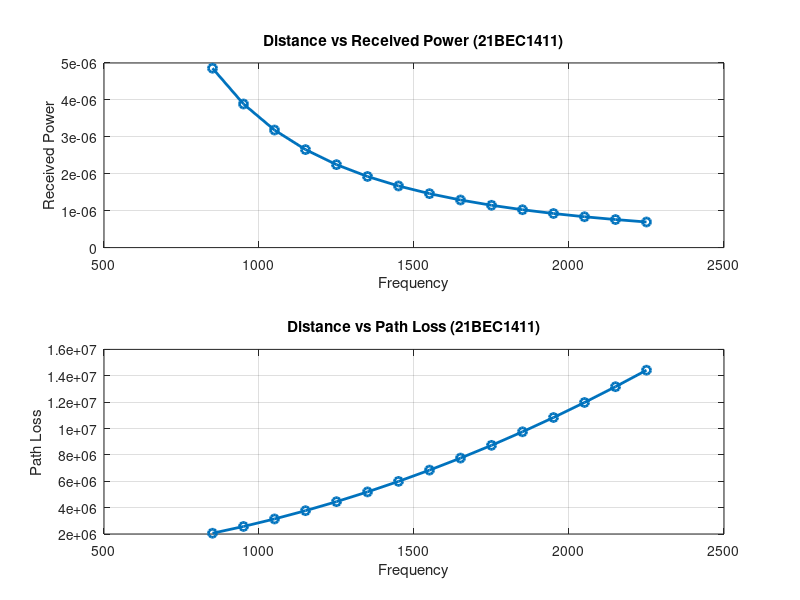

MATLAB code to generate this figure:
clc;
clear all;
close all;

%l=3*10^8/v*10^6;
Pt=10;
Gt=10^(5/10);
Gr=10^(3/10);
d=100;

%Pr=(Pt*Gt*Gr*l^2)/(16*pi^2*d^2) c/f
V=[];
Pr=[];
Pl=[]
for v=850:100:2250
    l=300/v;
    V=[V v]; 
    pr=0.000039*l*l;
    Pr = [Pr pr];
    pl=Pt/pr;
    Pl=[Pl pl]; 
    pr=0;
    pl=0;
end
V
Pr
Pl
subplot(2,1,1)
plot(V,Pr,'o-','LineWidth',2);
xlabel 'Frequency';
ylabel 'Received Power';
title 'Distance vs Received Power (21BEC1411)';
grid on

subplot(2,1,2)
plot(V,Pl,'o-','LineWidth',2);
xlabel 'Frequency';
ylabel 'Path Loss';
title 'Distance vs Path Loss (21BEC1411)';
grid on